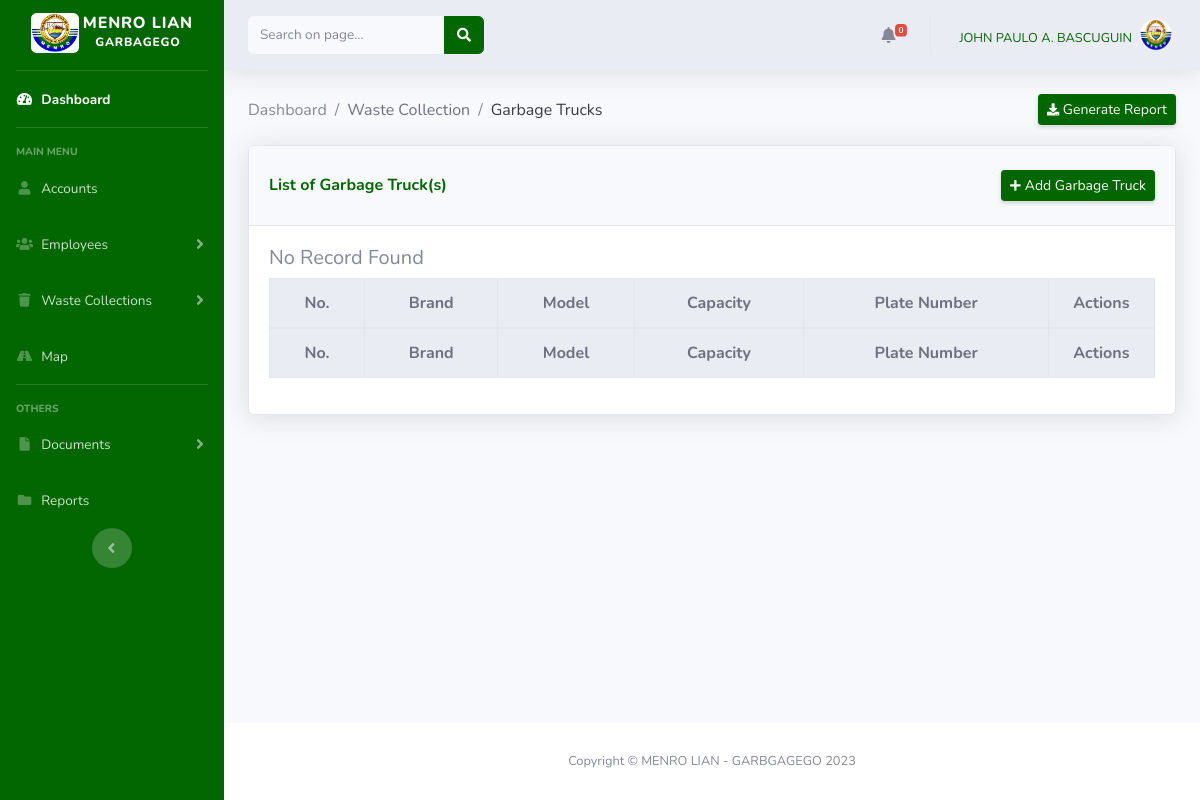
Before: /monitoring_system/admin/garbage_trucks.php (signed in) with the older database file.
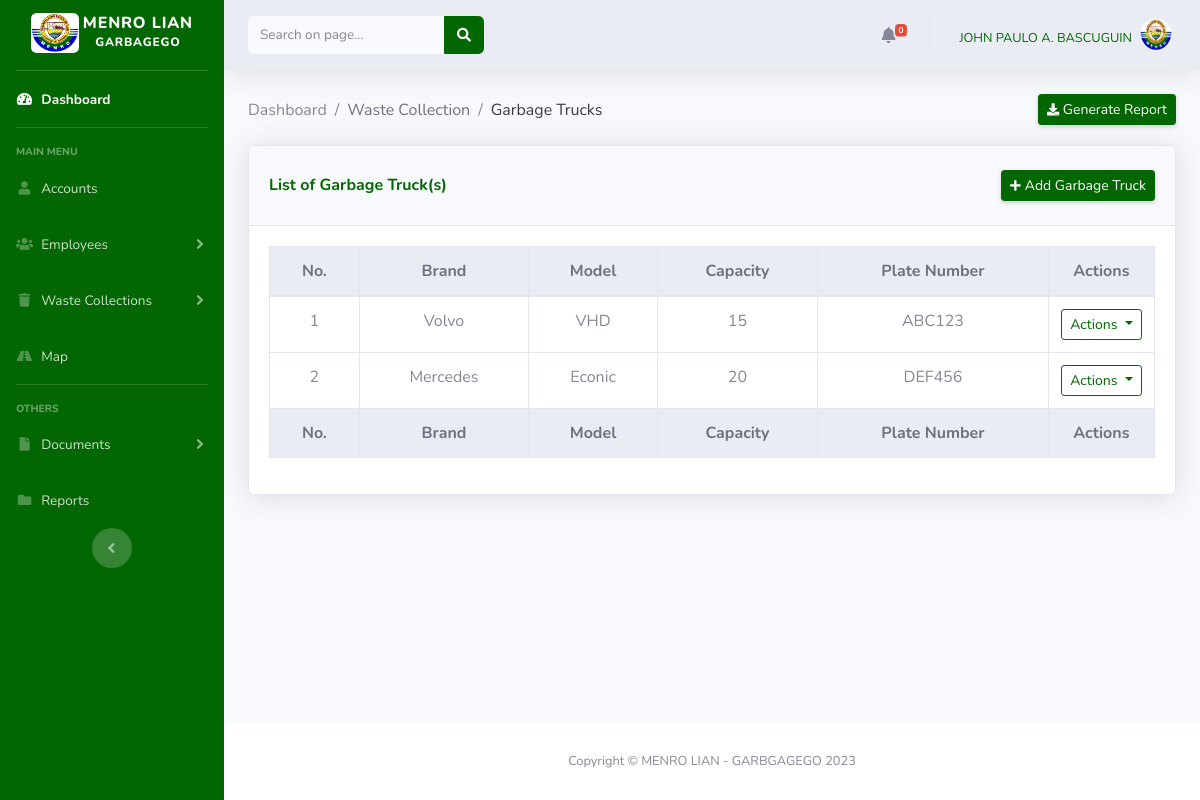
After: the same page with the newer database file.
### tables this page shows
CREATE TABLE `garbage_trucks` (
  `id` int(11) NOT NULL,
  `brand` varchar(50) NOT NULL,
  `model` varchar(50) NOT NULL,
  `capacity` varchar(50) NOT NULL,
  `plateNumber` varchar(50) NOT NULL
);

### monitoring_system/admin/garbage_trucks.php (the view, shortened to what this page needs)
<?php
if (isset($_SESSION['id']) && isset($_SESSION['user_name']) && isset($_SESSION['role']) && $_SESSION['role'] == 'admin') {
    include('../includes/header.php');
    include('../includes/navbar_admin.php');
    require '../db_conn.php';
?>
    <div class="container-fluid">
        <div class="d-sm-flex align-items-center justify-content-between mb-1 mt-1">
            <nav aria-label="breadcrumb">
                <ol class="breadcrumb bg-transparent p-0">
                    <li class="breadcrumb-item"><a href="admin_dashboard.php" class="text-secondary" style="color: #026601; text-decoration: none;">Dashboard</a></li>
                    <li class="breadcrumb-item"><span class="text-gray-700">Waste Collection</span></li>
                    <li class="breadcrumb-item active text-gray-900" aria-current="page">Garbage Trucks</li>
                </ol>
            </nav>
            <a href="" class="btn btn-sm btn-info shadow-sm mb-3"><i class="fas fa-download fa-sm text-white"></i> Generate Report</a>
        </div>
        <div class="card shadow mb-4">
            <div class="card-header py-3">
                <div class="d-sm-flex align-items-center justify-content-between py-2">
                    <h6 class="m-0 font-weight-bold text-info">List of Garbage Truck(s)</h6>
                    <a href="#add_truck" data-toggle="modal" class="btn btn-sm btn-info shadow-sm"><i class="fa fa-plus fa-sm text-white mr-1"></i>Add Garbage Truck</a>
                </div>
            </div>
            <div class="card-body">
                <div class="table-responsive">
                    <table id="example" class="display nowrap table table-bordered table-hover" style="width:100%;">
                        <thead class='thead-light text-gray-900'>
                          <tr style="text-align:center">
                            <th style="text-align: center;">No.</th>
                            <th style="text-align: center;">Brand</th>
                            <th style="text-align: center;">Model</th>
                            <th style="text-align: center;">Capacity</th>
                            <th style="text-align: center;">Plate Number</th>
                            <th class="no-export" width="12%" style="text-align: center;">Actions</th>
                          </tr>
                        </thead>
                        <tfoot class='thead-light text-gray-700'>
                          <tr style="text-align:center">
                            <th style="text-align: center;">No.</th>
                            <th style="text-align: center;">Brand</th>
                            <th style="text-align: center;">Model</th>
                            <th style="text-align: center;">Capacity</th>
                            <th style="text-align: center;">Plate Number</th>
                            <th class="no-export" width="12%" style="text-align: center;">Actions</th>
                          </tr>
                        </tfoot>
                        <tbody>
                            <?php
                            $no = 1;
                            $query = "SELECT * FROM garbage_trucks";
                            $query_run = mysqli_query($conn, $query);
                            if (mysqli_num_rows($query_run) > 0) {
                                foreach ($query_run as $row) {
                                    ?>
                                    <tr style="text-align:center">
                                        <td><?php echo $no; ?></td>
                                        <td><?= $row['brand']; ?></td>
                                        <td><?= $row['model']; ?></td>
                                        <td><?= $row['capacity']; ?></td>
                                        <td><?= $row['plateNumber']; ?></td>
                                        <td>
                                        <div class="dropdown">
                                          <button class="btn btn-sm btn-outline-info dropdown-toggle" type="button" id="dropdownMenuButton" data-toggle="dropdown" aria-haspopup="true" aria-expanded="false">
                                            Actions
                                          </button>
                                        </div>
                                        </td>
                                    </tr>
                            <?php
                                    $no++;
                                }
                            } else {
                                echo "<h5> No Record Found </h5>";
                            }
                            ?>
                        </tbody>
                    </table>
                </div>
            </div>
        </div>
    </div>
</div>
        <?php
        include('../includes/footer.php');
    } else {
        header("Location: ../index.php");
        exit();
    }
    ?>

### monitoring_system/includes/header.php (shortened to what this page needs)
<!DOCTYPE html>
<html lang="en">
<head>
    <link href="../vendor/fontawesome-free/css/all.min.css" rel="stylesheet" type="text/css">
    <link href="../css/style2.css" rel="stylesheet">
    <link href="../css/style1.css" rel="stylesheet">
    <link href="../css/style.css" rel="stylesheet">
    <link href="../vendor/datatables/dataTables.bootstrap4.min.css" rel="stylesheet">
    <link href="https://cdn.datatables.net/1.13.4/css/jquery.dataTables.min.css" rel="stylesheet">
    <link href="https://cdn.datatables.net/buttons/2.3.6/css/buttons.dataTables.min.css" rel="stylesheet">
    <link href="https://cdn.datatables.net/1.13.4/css/jquery.dataTables.min.css" rel="stylesheet">
    <link href="https://cdn.datatables.net/buttons/2.3.6/css/buttons.dataTables.min.css" rel="stylesheet">
</head>
<body id="page-top" >
    <div id="wrapper">

### monitoring_system/includes/navbar_admin.php (shortened to what this page needs)
<ul class="navbar-nav bg-info sidebar sidebar-dark accordion" id="accordionSidebar">
<a class="sidebar-brand d-flex align-items-center justify-content-center" href="admin.php">
    <div class="mb-1 mr-1">
       <img src="../images/icon.jpg" class="card-img-top img-fluid mx-auto d-block image-animated rounded" alt="..." style="max-width: 100%; height: 40px;">
    </div>
    <div class="sidebar-brand-text text-white">
        MENRO LIAN
        <br>
        <sup>GARBAGEGO</sup>
    </div>
</a>
<hr class="sidebar-divider my-0">
<li class="nav-item active">
    <a class="nav-link" href="admin.php">
        <i class="fas fa-fw fa-tachometer-alt"></i>
        <span>Dashboard</span></a>
</li>
<hr class="sidebar-divider">
<div class="sidebar-heading">
    Main Menu
</div>
<li class="nav-item">
    <a class="nav-link" href="accounts.php">
        <i class="fas fa-fw fa-user"></i>
        <span>Accounts</span></a>
</li>
<li class="nav-item">
    <a class="nav-link collapsed" href="#" data-toggle="collapse" data-target="#Employees"
        aria-expanded="true" aria-controls="Employees">
        <i class="fas fa-fw fa-users"></i>
        <span>Employees</span>
    </a>
</li>
<li class="nav-item">
    <a class="nav-link collapsed" href="#" data-toggle="collapse" data-target="#Ticket"
        aria-expanded="true" aria-controls="Ticket">
        <i class="fas fa-fw fa-trash"></i>
        <span>Waste Collections</span>
    </a>
</li>
<li class="nav-item">
    <a class="nav-link" href="map.php">
        <i class="fas fa-fw fa-road"></i>
        <span>Map</span></a>
</li>
<hr class="sidebar-divider d-none d-md-block">
<div class="sidebar-heading">
    Others
</div>
<li class="nav-item">
    <a class="nav-link collapsed" href="#" data-toggle="collapse" data-target="#Documents"
        aria-expanded="true" aria-controls="Documents">
        <i class="fas fa-fw fa-file"></i>
        <span>Documents</span>
    </a>
</li>
<li class="nav-item">
    <a class="nav-link" href="chats.php">
        <i class="fas fa-fw fa-folder"></i>
        <span>Reports</span></a>
</li>
<div class="text-center d-none d-md-inline">
    <button class="rounded-circle border-0" id="sidebarToggle"></button>
</div>
</ul>
    <div id="content-wrapper" class="d-flex flex-column" >
<div id="content">
    <nav class="navbar navbar-expand navbar-light bg-gray-200 topbar mb-4 static-top shadow  text-white">
        <form
            class="d-none d-sm-inline-block form-inline mr-auto ml-md-2 my-2 my-md-0 w-25 navbar-search">
            <div class="input-group">
                <input type="text" class="form-control bg-light border-0 small" id="search" onchange= "openPage()"
                 placeholder="Search on page..." aria-label="Search" aria-describedby="basic-addon2">
                    <div class="input-group-append">
                    <button class="btn btn-info" type="button">
                        <i class="fas fa-search fa-sm"></i>
                    </button>
                </div>
            </div>
        </form>
        <ul class="navbar-nav ml-auto">
<li class="nav-item dropdown no-arrow mx-1">
    <a class="nav-link dropdown-toggle" href="#" id="messagesDropdown" role="button"
        data-toggle="dropdown" aria-haspopup="true" aria-expanded="false"
        data-toggle="tooltip" title="Click to view messages!" data-placement="top">
        <i class="fas fa-bell fa-fw text-gray-600"></i>
<span class="badge badge-danger badge-counter" id="message-counter">
0
</span>
    </a>
</li>
            <li class="nav-item dropdown no-arrow">
            <a class="nav-link dropdown-toggle" href="#" id="userDropdown" role="button"
                data-toggle="dropdown" aria-haspopup="true" aria-expanded="false">
            <span class="mr-2 mt-2 d-none d-lg-inline text-info small text-uppercase">
                <?php
                require 'db_conn.php';
                $user_name = mysqli_real_escape_string($conn, $_SESSION['user_name']);
                $sql = "SELECT firstName, middlename, lastName, image FROM admins WHERE user_name = '$user_name'";
                $result = mysqli_query($conn, $sql);
                if (mysqli_num_rows($result) > 0) {
                    $row = mysqli_fetch_assoc($result);
                    $firstName = $row['firstName'];
                    $middleName = $row['middlename'];
                    $lastName = $row['lastName'];
                    $formattedName = ($firstName) . ' ' . strtoupper(substr($middleName, 0, 1)) . '.' . ' ' . ($lastName);
                    echo $formattedName;
                } else {
                    echo "User not found";
                }
                ?>
            </span>
                <?php
                    if (isset($row['image']) && !empty($row['image'])) {
                        $profile_picture = "../uploads/" . $row['image'];
                    } else {
                        $profile_picture = "../images/admin.png";
                    }
                ?>
                <img src="<?= $profile_picture ?>" alt="Profile Picture" class="img-profile rounded-circle">
            </a>
            </li>
        </ul>
    </nav>

### monitoring_system/includes/footer.php
<footer class="sticky-footer bg-white">
                <div class="container my-auto">
                    <div class="copyright text-center my-auto">
                        <span>Copyright &copy; MENRO LIAN - GARBGAGEGO <?php echo date("Y");?></span>
                    </div>
                </div>
            </footer>
        </div>
    </div>
</body>
</html>

Changed rows visible on the page:
added garbage_trucks: brand "Volvo", model "VHD", capacity "15", plateNumber "ABC123"
added garbage_trucks: brand "Mercedes", model "Econic", capacity "20", plateNumber "DEF456"
Other visible differences:
text no longer shown: "No Record Found"
